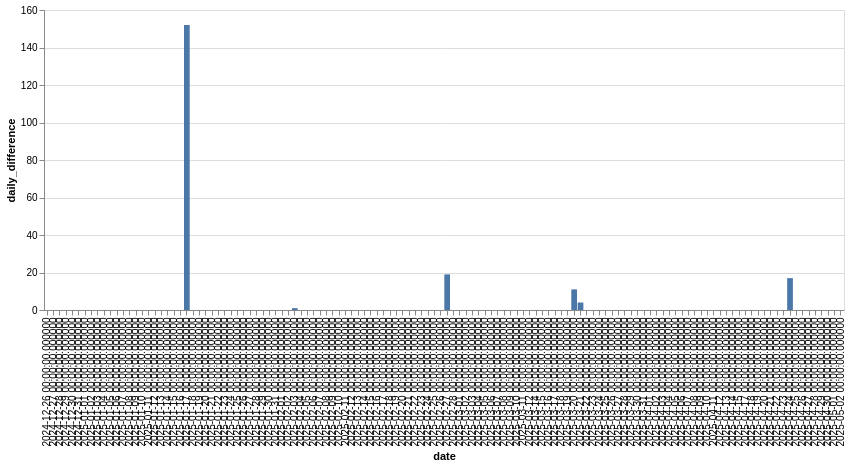

The notebook cell this image was saved under:
### Code cell
segment('400 metrů, 44 120 diváků')

### Figure 1 — Vega-Lite specification as saved in the notebook (floating-point values rounded to 4 significant figures)
{"config": {"view": {"continuousWidth": 300, "continuousHeight": 300}}, "data": {"name": "data-68eb0cf5e60e59c2cd1e7c73e9e3d2cc"}, "mark": {"type": "bar"}, "encoding": {"x": {"field": "date", "type": "ordinal"}, "y": {"field": "daily_difference", "type": "quantitative"}}, "width": 800, "$schema": "https://vega.github.io/schema/vega-lite/v5.8.0.json", "datasets": {"data-68eb0cf5e60e59c2cd1e7c73e9e3d2cc": [{"date": "2024-12-26 00:00:00.000000", "effort_count": 4461, "daily_difference": 0}, {"date": "2024-12-27 00:00:00.000000", "effort_count": 4461, "daily_difference": 0}, {"date": "2024-12-28 00:00:00.000000", "effort_count": 4461, "daily_difference": 0}, {"date": "2024-12-29 00:00:00.000000", "effort_count": 4461, "daily_difference": 0}, {"date": "2024-12-30 00:00:00.000000", "effort_count": 4461, "daily_difference": 0}, {"date": "2024-12-31 00:00:00.000000", "effort_count": 4461, "daily_difference": 0}, {"date": "2025-01-01 00:00:00.000000", "effort_count": 4461, "daily_difference": 0}, {"date": "2025-01-02 00:00:00.000000", "effort_count": 4461, "daily_difference": 0}, {"date": "2025-01-03 00:00:00.000000", "effort_count": 4461, "daily_difference": 0}, {"date": "2025-01-04 00:00:00.000000", "effort_count": 4461, "daily_difference": 0}, {"date": "2025-01-05 00:00:00.000000", "effort_count": 4461, "daily_difference": 0}, {"date": "2025-01-06 00:00:00.000000", "effort_count": 4461, "daily_difference": 0}, {"date": "2025-01-07 00:00:00.000000", "effort_count": 4461, "daily_difference": 0}, {"date": "2025-01-08 00:00:00.000000", "effort_count": 4461, "daily_difference": 0}, {"date": "2025-01-09 00:00:00.000000", "effort_count": 4461, "daily_difference": 0}, {"date": "2025-01-10 00:00:00.000000", "effort_count": 4461, "daily_difference": 0}, {"date": "2025-01-11 00:00:00.000000", "effort_count": 4461, "daily_difference": 0}, {"date": "2025-01-12 00:00:00.000000", "effort_count": 4461, "daily_difference": 0}, {"date": "2025-01-13 00:00:00.000000", "effort_count": 4461, "daily_difference": 0}, {"date": "2025-01-14 00:00:00.000000", "effort_count": 4461, "daily_difference": 0}, {"date": "2025-01-15 00:00:00.000000", "effort_count": 4461, "daily_difference": 0}, {"date": "2025-01-16 00:00:00.000000", "effort_count": 4461, "daily_difference": 0}, {"date": "2025-01-17 00:00:00.000000", "effort_count": 4613, "daily_difference": 152}, {"date": "2025-01-18 00:00:00.000000", "effort_count": 4613, "daily_difference": 0}, {"date": "2025-01-19 00:00:00.000000", "effort_count": 4613, "daily_difference": 0}, {"date": "2025-01-20 00:00:00.000000", "effort_count": 4613, "daily_difference": 0}, {"date": "2025-01-21 00:00:00.000000", "effort_count": 4613, "daily_difference": 0}, {"date": "2025-01-22 00:00:00.000000", "effort_count": 4613, "daily_difference": 0}, {"date": "2025-01-23 00:00:00.000000", "effort_count": 4613, "daily_difference": 0}, {"date": "2025-01-24 00:00:00.000000", "effort_count": 4613, "daily_difference": 0}, {"date": "2025-01-25 00:00:00.000000", "effort_count": 4613, "daily_difference": 0}, {"date": "2025-01-26 00:00:00.000000", "effort_count": 4613, "daily_difference": 0}, {"date": "2025-01-27 00:00:00.000000", "effort_count": 4613, "daily_difference": 0}, {"date": "2025-01-28 00:00:00.000000", "effort_count": 4613, "daily_difference": 0}, {"date": "2025-01-29 00:00:00.000000", "effort_count": 4613, "daily_difference": 0}, {"date": "2025-01-30 00:00:00.000000", "effort_count": 4613, "daily_difference": 0}, {"date": "2025-01-31 00:00:00.000000", "effort_count": 4613, "daily_difference": 0}, {"date": "2025-02-01 00:00:00.000000", "effort_count": 4613, "daily_difference": 0}, {"date": "2025-02-02 00:00:00.000000", "effort_count": 4613, "daily_difference": 0}, {"date": "2025-02-03 00:00:00.000000", "effort_count": 4614, "daily_difference": 1}, {"date": "2025-02-04 00:00:00.000000", "effort_count": 4614, "daily_difference": 0}, {"date": "2025-02-05 00:00:00.000000", "effort_count": 4614, "daily_difference": 0}, {"date": "2025-02-06 00:00:00.000000", "effort_count": 4614, "daily_difference": 0}, {"date": "2025-02-07 00:00:00.000000", "effort_count": 4614, "daily_difference": 0}, {"date": "2025-02-08 00:00:00.000000", "effort_count": 4614, "daily_difference": 0}, {"date": "2025-02-09 00:00:00.000000", "effort_count": 4614, "daily_difference": 0}, {"date": "2025-02-10 00:00:00.000000", "effort_count": 4614, "daily_difference": 0}, {"date": "2025-02-11 00:00:00.000000", "effort_count": 4614, "daily_difference": 0}, {"date": "2025-02-12 00:00:00.000000", "effort_count": 4614, "daily_difference": 0}, {"date": "2025-02-13 00:00:00.000000", "effort_count": 4614, "daily_difference": 0}, {"date": "2025-02-14 00:00:00.000000", "effort_count": 4614, "daily_difference": 0}, {"date": "2025-02-15 00:00:00.000000", "effort_count": 4614, "daily_difference": 0}, {"date": "2025-02-16 00:00:00.000000", "effort_count": 4614, "daily_difference": 0}, {"date": "2025-02-17 00:00:00.000000", "effort_count": 4614, "daily_difference": 0}, {"date": "2025-02-18 00:00:00.000000", "effort_count": 4614, "daily_difference": 0}, {"date": "2025-02-19 00:00:00.000000", "effort_count": 4614, "daily_difference": 0}, {"date": "2025-02-20 00:00:00.000000", "effort_count": 4614, "daily_difference": 0}, {"date": "2025-02-21 00:00:00.000000", "effort_count": 4614, "daily_difference": 0}, {"date": "2025-02-22 00:00:00.000000", "effort_count": 4614, "daily_difference": 0}, {"date": "2025-02-23 00:00:00.000000", "effort_count": 4614, "daily_difference": 0}, {"date": "2025-02-24 00:00:00.000000", "effort_count": 4614, "daily_difference": 0}, {"date": "2025-02-25 00:00:00.000000", "effort_count": 4614, "daily_difference": 0}, {"date": "2025-02-26 00:00:00.000000", "effort_count": 4614, "daily_difference": 0}, {"date": "2025-02-27 00:00:00.000000", "effort_count": 4633, "daily_difference": 19}, {"date": "2025-02-28 00:00:00.000000", "effort_count": 4633, "daily_difference": 0}, {"date": "2025-03-01 00:00:00.000000", "effort_count": 4633, "daily_difference": 0}, {"date": "2025-03-02 00:00:00.000000", "effort_count": 4633, "daily_difference": 0}, {"date": "2025-03-03 00:00:00.000000", "effort_count": 4633, "daily_difference": 0}, {"date": "2025-03-04 00:00:00.000000", "effort_count": 4633, "daily_difference": 0}, {"date": "2025-03-05 00:00:00.000000", "effort_count": 4633, "daily_difference": 0}, {"date": "2025-03-06 00:00:00.000000", "effort_count": 4633, "daily_difference": 0}, {"date": "2025-03-07 00:00:00.000000", "effort_count": 4633, "daily_difference": 0}, {"date": "2025-03-08 00:00:00.000000", "effort_count": 4633, "daily_difference": 0}, {"date": "2025-03-09 00:00:00.000000", "effort_count": 4633, "daily_difference": 0}, {"date": "2025-03-10 00:00:00.000000", "effort_count": 4633, "daily_difference": 0}, {"date": "2025-03-11 00:00:00.000000", "effort_count": 4633, "daily_difference": 0}, {"date": "2025-03-12 00:00:00.000000", "effort_count": 4633, "daily_difference": 0}, {"date": "2025-03-14 00:00:00.000000", "effort_count": 4626, "daily_difference": 0}, {"date": "2025-03-15 00:00:00.000000", "effort_count": 4626, "daily_difference": 0}, {"date": "2025-03-16 00:00:00.000000", "effort_count": 4626, "daily_difference": 0}, {"date": "2025-03-17 00:00:00.000000", "effort_count": 4626, "daily_difference": 0}, {"date": "2025-03-18 00:00:00.000000", "effort_count": 4626, "daily_difference": 0}, {"date": "2025-03-19 00:00:00.000000", "effort_count": 4626, "daily_difference": 0}, {"date": "2025-03-20 00:00:00.000000", "effort_count": 4637, "daily_difference": 11}, {"date": "2025-03-21 00:00:00.000000", "effort_count": 4641, "daily_difference": 4}, {"date": "2025-03-22 00:00:00.000000", "effort_count": 4641, "daily_difference": 0}, {"date": "2025-03-23 00:00:00.000000", "effort_count": 4641, "daily_difference": 0}, {"date": "2025-03-24 00:00:00.000000", "effort_count": 4641, "daily_difference": 0}, {"date": "2025-03-25 00:00:00.000000", "effort_count": 4641, "daily_difference": 0}, {"date": "2025-03-26 00:00:00.000000", "effort_count": 4641, "daily_difference": 0}, {"date": "2025-03-27 00:00:00.000000", "effort_count": 4641, "daily_difference": 0}, {"date": "2025-03-28 00:00:00.000000", "effort_count": 4641, "daily_difference": 0}, {"date": "2025-03-29 00:00:00.000000", "effort_count": 4641, "daily_difference": 0}, {"date": "2025-03-30 00:00:00.000000", "effort_count": 4641, "daily_difference": 0}, {"date": "2025-03-31 00:00:00.000000", "effort_count": 4641, "daily_difference": 0}, {"date": "2025-04-01 00:00:00.000000", "effort_count": 4641, "daily_difference": 0}, {"date": "2025-04-02 00:00:00.000000", "effort_count": 4641, "daily_difference": 0}, {"date": "2025-04-03 00:00:00.000000", "effort_count": 4641, "daily_difference": 0}, {"date": "2025-04-04 00:00:00.000000", "effort_count": 4641, "daily_difference": 0}, {"date": "2025-04-05 00:00:00.000000", "effort_count": 4641, "daily_difference": 0}, {"date": "2025-04-06 00:00:00.000000", "effort_count": 4641, "daily_difference": 0}, {"date": "2025-04-07 00:00:00.000000", "effort_count": 4641, "daily_difference": 0}, {"date": "2025-04-08 00:00:00.000000", "effort_count": 4641, "daily_difference": 0}, {"date": "2025-04-09 00:00:00.000000", "effort_count": 4641, "daily_difference": 0}, {"date": "2025-04-10 00:00:00.000000", "effort_count": 4641, "daily_difference": 0}, {"date": "2025-04-11 00:00:00.000000", "effort_count": 4641, "daily_difference": 0}, {"date": "2025-04-12 00:00:00.000000", "effort_count": 4641, "daily_difference": 0}, {"date": "2025-04-13 00:00:00.000000", "effort_count": 4641, "daily_difference": 0}, {"date": "2025-04-14 00:00:00.000000", "effort_count": 4641, "daily_difference": 0}, {"date": "2025-04-15 00:00:00.000000", "effort_count": 4641, "daily_difference": 0}, {"date": "2025-04-17 00:00:00.000000", "effort_count": 4638, "daily_difference": 0}, {"date": "2025-04-18 00:00:00.000000", "effort_count": 4638, "daily_difference": 0}, {"date": "2025-04-19 00:00:00.000000", "effort_count": 4638, "daily_difference": 0}, {"date": "2025-04-20 00:00:00.000000", "effort_count": 4638, "daily_difference": 0}, {"date": "2025-04-21 00:00:00.000000", "effort_count": 4638, "daily_difference": 0}, {"date": "2025-04-22 00:00:00.000000", "effort_count": 4638, "daily_difference": 0}, {"date": "2025-04-23 00:00:00.000000", "effort_count": 4638, "daily_difference": 0}, {"date": "2025-04-24 00:00:00.000000", "effort_count": 4655, "daily_difference": 17}, {"date": "2025-04-25 00:00:00.000000", "effort_count": 4655, "daily_difference": 0}, {"date": "2025-04-26 00:00:00.000000", "effort_count": 4655, "daily_difference": 0}, {"date": "2025-04-27 00:00:00.000000", "effort_count": 4655, "daily_difference": 0}, {"date": "2025-04-28 00:00:00.000000", "effort_count": 4655, "daily_difference": 0}, {"date": "2025-04-29 00:00:00.000000", "effort_count": 4655, "daily_difference": 0}, {"date": "2025-04-30 00:00:00.000000", "effort_count": 4655, "daily_difference": 0}, {"date": "2025-05-01 00:00:00.000000", "effort_count": 4655, "daily_difference": 0}, {"date": "2025-05-02 00:00:00.000000", "effort_count": 4655, "daily_difference": 0}]}}
